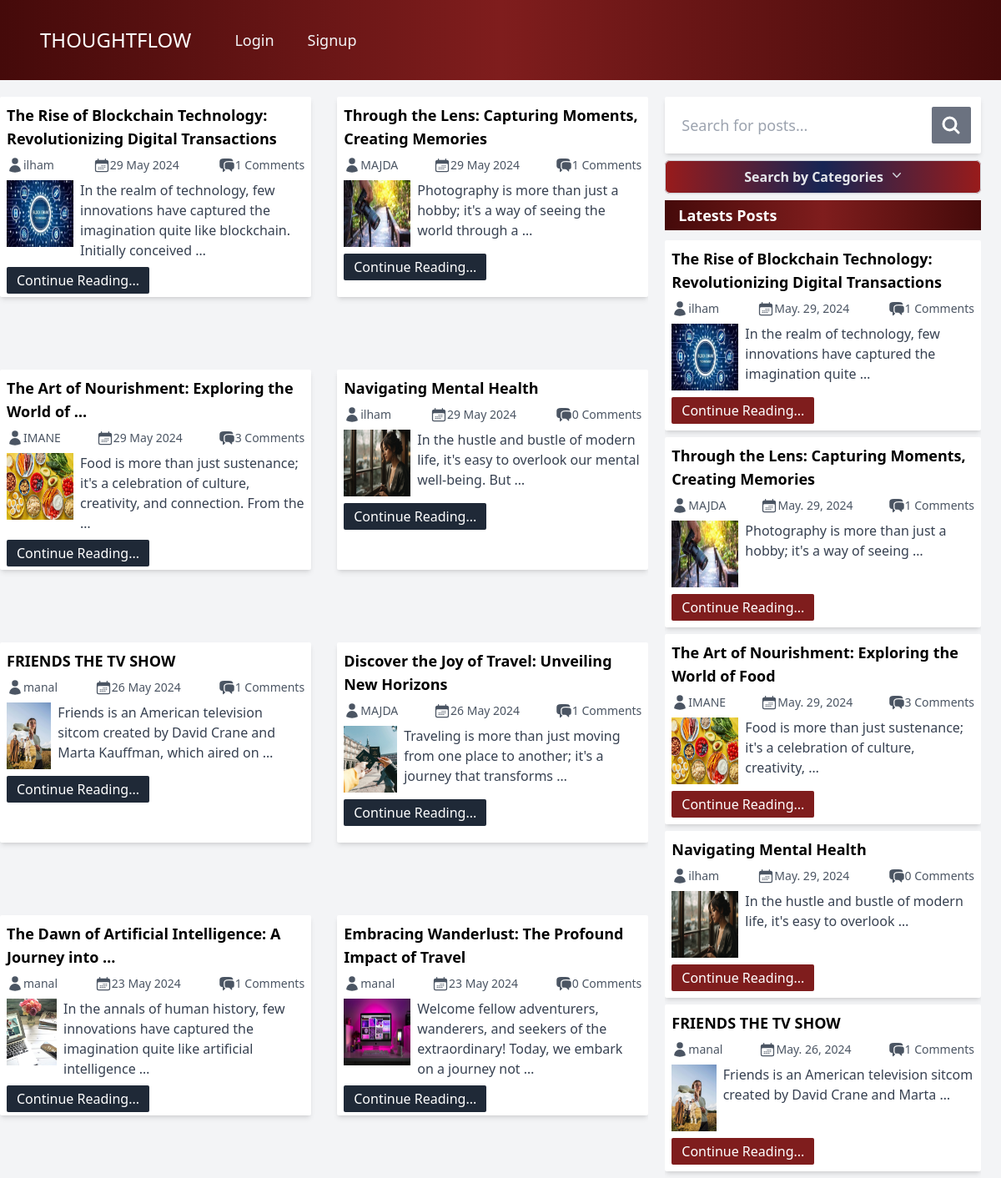
The page / on the database its author committed.
### base/models.py (models this page shows, shortened)
class Post(models.Model):
    id = models.UUIDField(primary_key=True, max_length=15, editable=False, default=uuid.uuid4)
    title = models.CharField(max_length=250)
    slug = models.SlugField(max_length=300, unique_for_date='created',
    null = True, blank=True)
    author = models.ForeignKey(User, on_delete=models.CASCADE)
    body = models.TextField()
    image = models.ImageField(upload_to='bg_img/', default='default_bg_img.jpg')
    category = models.CharField(max_length=100)
    created = models.DateTimeField(auto_now_add=True)
    updated = models.DateTimeField(auto_now=True)
    @property
    def images_url(self):
        try:
            if self.image and hasattr(self.image, 'url'):
                return self.image.url
        except Exception as e:
            return None
    class Meta:
        ordering = ['-created']
        indexes = [models.Index(fields=['created'])]

### base/views.py (the view)
# urls.py: 2. Add a URL to urlpatterns:  path('', views.home, name='home')
def home(request):
    filter_query = request.GET.get('search', '')
    query = Q(title__icontains=filter_query) | Q(author__username__icontains=filter_query) | Q(category__icontains=filter_query) | Q(body__icontains=filter_query)
    posts = Post.objects.filter(query)
    recent_posts = Post.objects.all()[:5]
    categ = Category.objects.all()
    context = {
        'posts': posts,
        'categ': categ,
        'recent_posts': recent_posts,
    }
    if request.user.is_authenticated:
        try:
            profile = Userprofile.objects.get(person=request.user)
            context['profile'] = profile
        except Userprofile.DoesNotExist:
            pass
    return render(request, 'index.html', context)

### base/models.py (called while the page is built)
    def __str__(self) -> str:
        return self.title

### base/templates/index.html (shortened to what this page needs)
{% load static %}
<!DOCTYPE html>
<html lang="en">
  <head>
    <link rel="stylesheet" href="{% static 'base.css' %}" />
  </head>
  <body class="h-14 bg-gray-100">
    <nav class="bg-gradient-to-r from-red-950 via-red-900 to-red-950 p-4">
      <div class="mx-auto max-w-7xl px-4 sm:px-6 lg:px-8">
          <div class="flex h-16 items-center justify-between">
              <div class="flex items-center">
                  <div class="flex-shrink-0">
                      <a class="text-2xl text-white" href="{% url 'home' %}">THOUGHTFLOW</a>
                  </div>
                  <div class="hidden md:block">
                      <div class="ml-10 flex items-baseline space-x-4">
                          {% if user.is_authenticated %}
                          <a href="{% url 'create_post' %}" class="text-gray-100 hover:bg-red-900 hover:text-white rounded-md px-3 py-2 text-lg font-medium create-post-btn flex items-center justify-center transition-transform transform hover:scale-105 relative" aria-current="page">
                            <span>Create Post</span>
                            <span class="opacity-1 ml-2 transition-opacity duration-300">🖊️</span>
                          </a>                          {% else %}
                          <a href="{% url 'login' %}" class="text-gray-100 hover:bg-gray-700 hover:text-white rounded-md px-3 py-2 text-lg font-medium">Login</a>
                          <a href="{% url 'register' %}" class="text-gray-100 hover:bg-gray-700 hover:text-white rounded-md px-3 py-2 text-lg font-medium">Signup</a>
                          {% endif %}
                      </div>
                  </div>
              </div>
        </div>
    </div>
  </nav>
    <main
      class="mt-5 grid grid-cols-1 md:grid-cols-2 lg:grid-cols-3 gap-5 md:w-[98%] md:h-[80vh]"
    >
      <section
        class="flex justify-between flex-wrap gap-3 col-span-1 lg:col-span-2 md:overflow-y-scroll scrollbar-hide"
      >
        {% for post in posts %}
        <div
          class="w-96 h-60 lg:w-[48%] rounded-sm shadow-md bg-white flex flex-col p-2 transition-transform duration-300 ease-in-out hover:scale-y-105"
        >
          <h2 class="font-semibold text-lg">
            {{ post.title|truncatewords:8 }}
          </h2>
          <div class="w-full py-2 text-sm text-gray-600 flex justify-between">
            <div class="flex">
              <a href="{% url 'profile' post.author.username post.author.id%}"
                >{{ post.author }}</a
              >
            </div>
            <div class="flex">
              <p>{{ post.created|date:"d M Y" }}</p>
            </div>
            <div class="flex">
              <p>{{ post.comments.count }} Comments</p>
            </div>
          </div>
          <div class="w-full flex gap-2 justify-between">
            <img
              class="w-20 h-20"
              src="{{post.images_url|default_if_none:'images/bg_img/default_bg_img.jpg'}}"
              alt=""
              srcset=""
            />
            <p class="text-left text-gray-700">
              {{ post.body| truncatewords:16 }}
            </p>
          </div>
              {% if user.is_authenticated %}
              <a
                href="{{ post.get_absolute_url }}"
                class="w-fit mt-2 text-white bg-gray-800 px-3 py-1 rounded-sm"
                >Continue Reading...</a
              >
              {% else %}
              <a
                href="{% url 'login' %}"
                class="w-fit mt-2 text-white bg-gray-800 px-3 py-1 rounded-sm"
                >Continue Reading...</a
              >
              {% endif %}
        </div>
        {% empty %}
        <h1 class="text-red-500 font-bold text-5xl">
          No posts found in this category..
        </h1>
        {% endfor %}
      </section>
      <section class="order-first md:order-last flex flex-col">
        <form
          class="bg-white p-3 rounded-sm flex justify-between gap-1 shadow-md"
          action=""
          method="get"
        >
          <input
            type="text"
            required
            name="search"
            class="w-full p-2 rounded-lg focus:outline-gray-200 text-lg"
            placeholder="Search for posts..."
          />
          <button
            type="submit"
            class="bg-gray-500 w-14 flex justify-center items-center rounded-sm text-white"
          >
            <svg
              xmlns="http://www.w3.org/2000/svg"
              fill="none"
              viewBox="0 0 24 24"
              stroke-width="3.0"
              stroke="currentColor"
              class="w-6 h-6"
            >
              <path
                stroke-linecap="round"
                stroke-linejoin="round"
                d="M21 21l-5.197-5.197m0 0A7.5 7.5 0 105.196 5.196a7.5 7.5 0 0010.607 10.607z"
              />
            </svg>
          </button>
        </form>
        <div class="my-2 relative float-right inline-block text-left">
          <div>
            <button
              type="button"
              class="inline-flex w-full justify-center gap-x-1.5 rounded-md bg-gradient-to-r from-red-800 via-blue-950 to-red-800 px-3 py-2 text-md font-semibold text-gray-200 shadow-sm ring-1 ring-inset ring-gray-300 hover:bg-transparent"
              id="categories-menu-button"
              aria-expanded="true"
              aria-haspopup="true"
            >
              Search by Categories
              <svg
                class="-mr-1 h-5 w-5 text-gray-300"
                viewBox="0 0 20 20"
                fill="currentColor"
                aria-hidden="true"
              >
                <path
                  fill-rule="evenodd"
                  d="M5.23 7.21a.75.75 0 011.06.02L10 11.168l3.71-3.938a.75.75 0 111.08 1.04l-4.25 4.5a.75.75 0 01-1.08 0l-4.25-4.5a.75.75 0 01.02-1.06z"
                  clip-rule="evenodd"
                />
              </svg>
            </button>
          </div>
        </div>
        <div class="hidden md:flex flex-col relative">
          <h1
            class="bg-gradient-to-r from-red-950 via-red-900 to-red-950 text-lg font-bold px-4 mb-1 py-1 text-white capitalize"
          >
            Latests Posts
          </h1>
          <div class="lg:h-[55vh] overflow-y-scroll scrollbar-hide">
            {% for post in recent_posts %}
            <div
              class="w-full my-2 h-fit rounded-sm shadow-md bg-white flex flex-col p-2"
            >
              <h2 class="font-semibold text-lg">
                {{ post.title|truncatewords:9 }}
              </h2>
              <div
                class="w-full py-2 text-sm text-gray-600 flex justify-between"
              >
                <div class="flex">
                  <a
                    href="{% url 'profile' post.author.username post.author.id %}"
                    >{{ post.author }}</a
                  >
                </div>
                <div class="flex">
                  <p>{{ post.created|date:"M. d, Y" }}</p>
                </div>
                <div class="flex">
                  <p>{{ post.comments.count }} Comments</p>
                </div>
              </div>
              <div class="w-full flex gap-2 justify-between">
                <img
                  class="w-20 h-20"
                  src="{{post.images_url|default_if_none:'images/bg_img/default_bg_img.jpg'}}"
                  alt=""
                  srcset=""
                />
                <p class="text-left text-gray-700">
                  {{ post.body|truncatewords:12 }}
                </p>
              </div>
              {% if user.is_authenticated %}
              <a
                href="{{ post.get_absolute_url }}"
                class="w-fit mt-2 text-white bg-red-900 px-3 py-1 rounded-sm"
                >Continue Reading...</a
              >
              {% else %}
              <a
                href="{% url 'login' %}"
                class="w-fit mt-2 text-white bg-red-900 px-3 py-1 rounded-sm"
                >Continue Reading...</a
              >
              {% endif %}
            </div>
            {% endfor %}
          </div>
        </div>
      </section>
    </main>
  </body>
</html>

### rows shown on the page
Post: title "The Rise of Blockchain Technology: Revolutionizing Digital Transactions", author "ilham", created "29 May 2024", comments.count "1", images_url (picture), body "In the realm of technology, few innovations have captured the imagination quite like blockchain. Initially conceived …", created "May. 29, 2024", body "In the realm of technology, few innovations have captured the imagination quite …"
Post: title "Through the Lens: Capturing Moments, Creating Memories", author "MAJDA", created "29 May 2024", comments.count "1", images_url (picture), body "Photography is more than just a hobby; it's a way of seeing the world through a …", created "May. 29, 2024", body "Photography is more than just a hobby; it's a way of seeing …"
Post: title "The Art of Nourishment: Exploring the World of …", author "IMANE", created "29 May 2024", comments.count "3", images_url (picture), body "Food is more than just sustenance; it's a celebration of culture, creativity, and connection. From the …", title "The Art of Nourishment: Exploring the World of Food", created "May. 29, 2024", body "Food is more than just sustenance; it's a celebration of culture, creativity, …"
Post: title "Navigating Mental Health", author "ilham", created "29 May 2024", comments.count "0", images_url (picture), body "In the hustle and bustle of modern life, it's easy to overlook our mental well-being. But …", created "May. 29, 2024", body "In the hustle and bustle of modern life, it's easy to overlook …"
Post: title "FRIENDS THE TV SHOW", author "manal", created "26 May 2024", comments.count "1", images_url (picture), body "Friends is an American television sitcom created by David Crane and Marta Kauffman, which aired on …", created "May. 26, 2024", body "Friends is an American television sitcom created by David Crane and Marta …"
Post: title "Discover the Joy of Travel: Unveiling New Horizons", author "MAJDA", created "26 May 2024", comments.count "1", images_url (picture), body "Traveling is more than just moving from one place to another; it's a journey that transforms …"
Post: title "The Dawn of Artificial Intelligence: A Journey into …", author "manal", created "23 May 2024", comments.count "1", images_url (picture), body "In the annals of human history, few innovations have captured the imagination quite like artificial intelligence …"
Post: title "Embracing Wanderlust: The Profound Impact of Travel", author "manal", created "23 May 2024", comments.count "0", images_url (placeholder picture), body "Welcome fellow adventurers, wanderers, and seekers of the extraordinary! Today, we embark on a journey not …"
